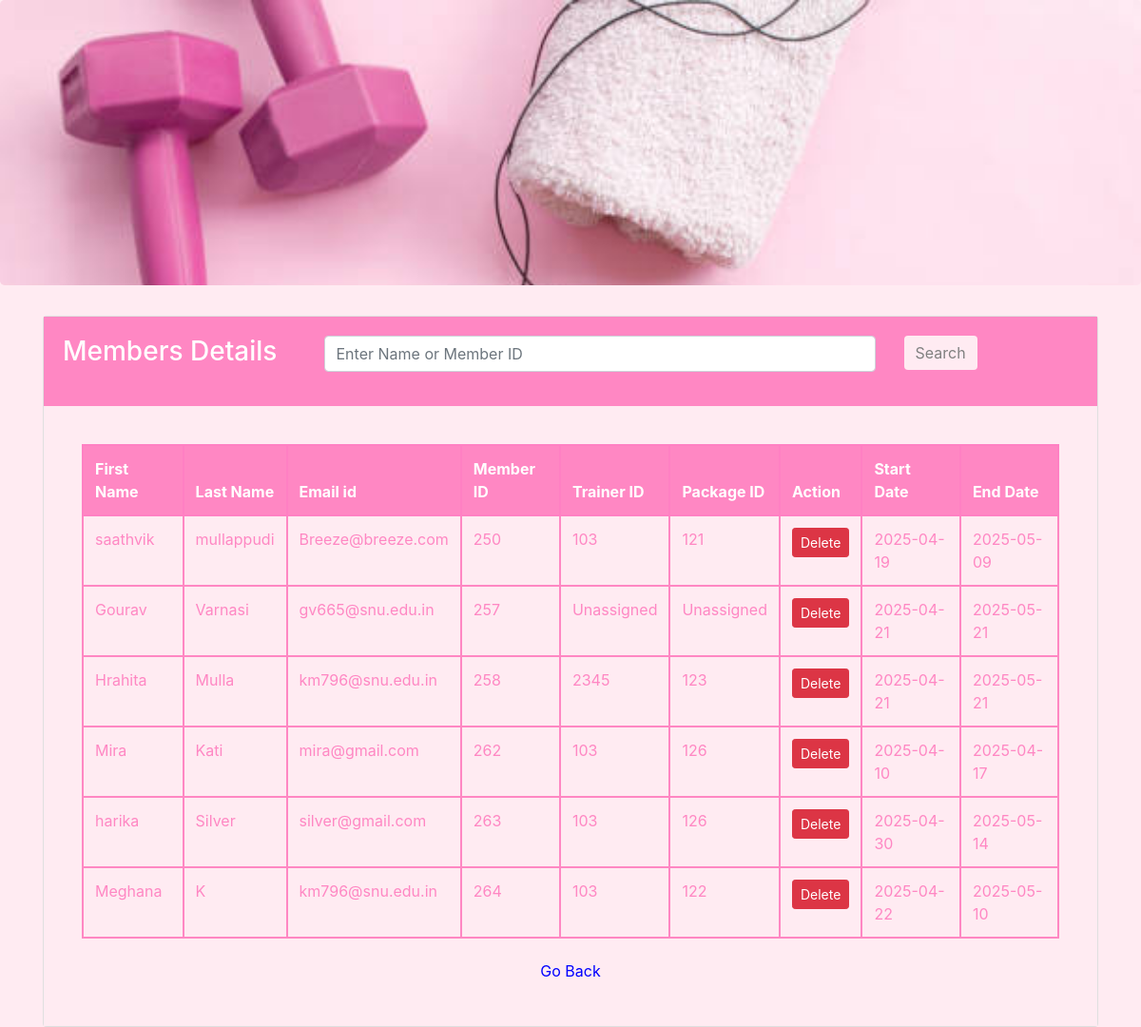
The page /trainer_details.php on the database its author committed.
### tables this page shows
CREATE TABLE `members` (
  `fname` varchar(40) NOT NULL,
  `lname` varchar(40) NOT NULL,
  `email` varchar(40) NOT NULL,
  `member_id` int(11) NOT NULL,
  `Trainer_id` int(11) DEFAULT NULL,
  `Package_id` int(11) DEFAULT NULL,
  `start_date` date DEFAULT NULL,
  `end_date` date DEFAULT NULL
);

### func.php (the view, shortened to what this page needs)
<?php
$con = mysqli_connect("localhost", "root", "", "loginsystem");
if (!function_exists('get_patient_details')) {
    function get_patient_details() {
        global $con;
        $query = "SELECT Member_id, fname, lname, email, Trainer_id, Package_id, start_date, end_date FROM members";
        $result = mysqli_query($con, $query);
        if (mysqli_num_rows($result) > 0) {
            while ($row = mysqli_fetch_array($result)) {
                $member_id = isset($row['Member_id']) ? $row['Member_id'] : 'N/A';
                echo "<tr>
                    <td style='border: 2px solid #ff87c3;'>" . htmlspecialchars($row['fname']) . "</td>
                    <td style='border: 2px solid #ff87c3;'>" . htmlspecialchars($row['lname']) . "</td>
                    <td style='border: 2px solid #ff87c3;'>" . htmlspecialchars($row['email']) . "</td>
                    <td style='border: 2px solid #ff87c3;'>" . htmlspecialchars($member_id) . "</td>
                    <td style='border: 2px solid #ff87c3;'>" . ($row['Trainer_id'] ? htmlspecialchars($row['Trainer_id']) : "Unassigned") . "</td>
                    <td style='border: 2px solid #ff87c3;'>" . ($row['Package_id'] ? htmlspecialchars($row['Package_id']) : "Unassigned") . "</td>
                    <td style='border: 2px solid #ff87c3;'>
                        <form method='POST' action='trainer_details.php' onsubmit='return confirm(\"Are you sure you want to delete this member?\");'>
                            <input type='hidden' name='delete_id' value='" . htmlspecialchars($member_id) . "'>
                            <button type='submit' name='delete_member' class='btn btn-danger btn-sm'>Delete</button>
                        </form>
                    </td>
                    <td style='border: 2px solid #ff87c3;'>" . htmlspecialchars($row['start_date']) . "</td>
                    <td style='border: 2px solid #ff87c3;'>" . htmlspecialchars($row['end_date']) . "</td>
                </tr>";
            }
        } else {
            echo "<tr><td colspan='10' style='border: 2px solid #ff87c3;'>No members found.</td></tr>";
        }
    }
}
?>

### rows shown on the page
members: fname "saathvik", lname "mullappudi", email "Breeze@breeze.com", member_id "250", Trainer "103", Package "121", start_date "2025-04-19", end_date "2025-05-09"
members: fname "Gourav", lname "Varnasi", email "gv665@snu.edu.in", member_id "257", shows "Unassigned", start_date "2025-04-21", end_date "2025-05-21"
members: fname "Hrahita", lname "Mulla", email "km796@snu.edu.in", member_id "258", Trainer "2345", Package "123", start_date "2025-04-21", end_date "2025-05-21"
members: fname "Mira", lname "Kati", email "mira@gmail.com", member_id "262", Trainer "103", Package "126", start_date "2025-04-10", end_date "2025-04-17"
members: fname "harika", lname "Silver", email "silver@gmail.com", member_id "263", Trainer "103", Package "126", start_date "2025-04-30", end_date "2025-05-14"
members: fname "Meghana", lname "K", email "km796@snu.edu.in", member_id "264", Trainer "103", Package "122", start_date "2025-04-22", end_date "2025-05-10"
